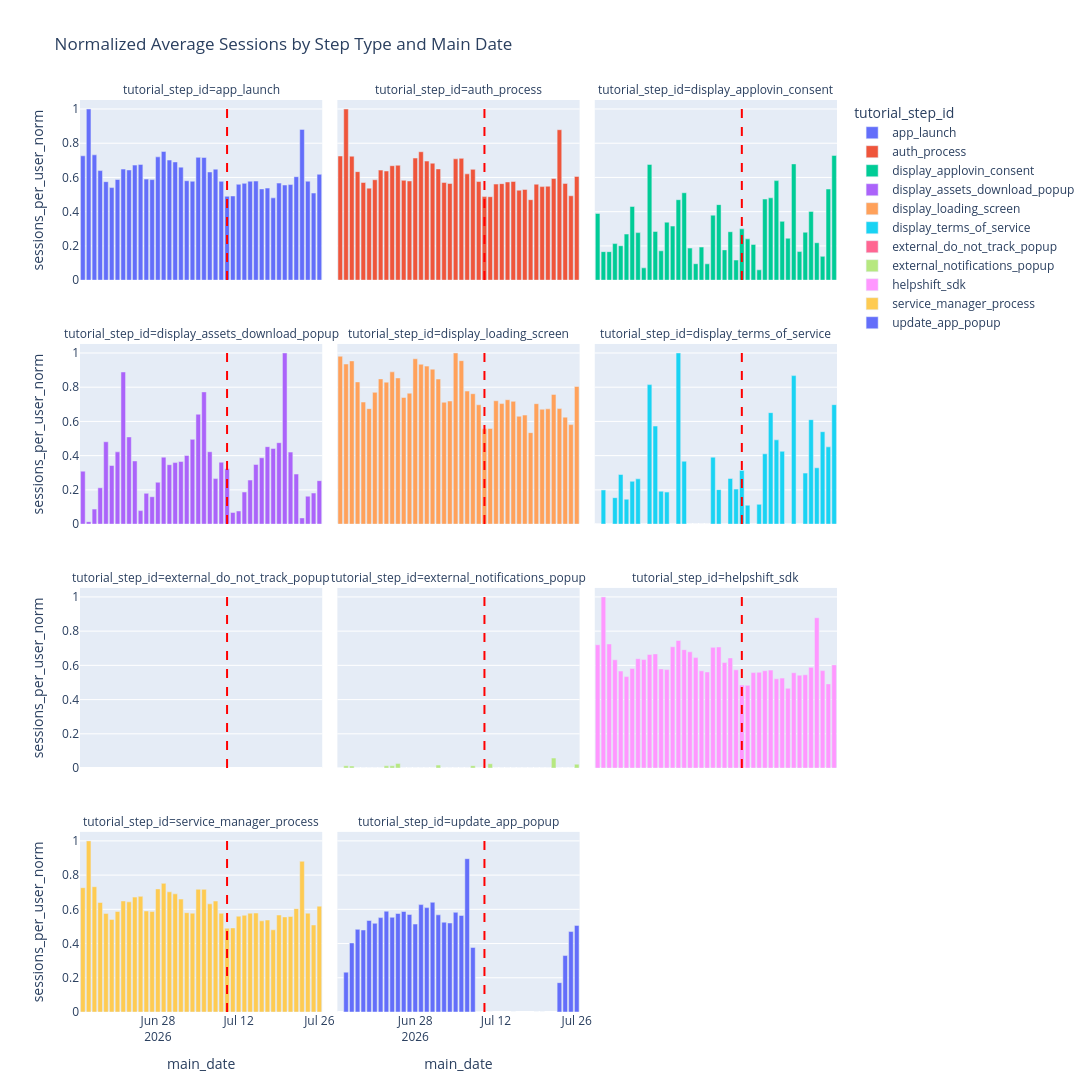

The code cell stored with this chart in its notebook:
### Markdown cell above
## All steps at bootstrap

### Code cell
fig = px.bar(data_bootstrap_agg_cmpt[data_bootstrap_agg_cmpt.platform == 'IOS'], 
              x='main_date', 
              y='sessions_per_user_norm',
              color='tutorial_step_id',
              title='Normalized Average Sessions by Step Type and Main Date',
              facet_col='tutorial_step_id',
              facet_col_wrap=3,
              width=1400,
              height=1200,
              hover_data={'unique_users': True, 'main_date': True, 'tutorial_step_id': True},
)

# draw a vertical line at the date 2026-07-10 to indicate the start of the cohort window
fig.add_vline(x='2026-07-10', line_dash="dash", line_color="red")

fig.show()

### Figure 1 — Plotly figure (JSON) as saved in the notebook; plotly's stock layout.template omitted (floating-point values rounded to 4 significant figures)
{"data": [{"customdata": [[46086, "app_launch"], [47987, "app_launch"], [48604, "app_launch"], [48155, "app_launch"], [47080, "app_launch"], [46064, "app_launch"], [46981, "app_launch"], [47198, "app_launch"], [46962, "app_launch"], [46984, "app_launch"], [46470, "app_launch"], [45431, "app_launch"], [44794, "app_launch"], [45928, "app_launch"], [46455, "app_launch"], [46070, "app_launch"], [45660, "app_launch"], [45220, "app_launch"], [44635, "app_launch"], [43626, "app_launch"], [44850, "app_launch"], [45361, "app_launch"], [45370, "app_launch"], [45311, "app_launch"], [45244, "app_launch"], [44476, "app_launch"], [43662, "app_launch"], [44951, "app_launch"], [45089, "app_launch"], [45093, "app_launch"], [44635, "app_launch"], [44269, "app_launch"], [43412, "app_launch"], [42889, "app_launch"], [43861, "app_launch"], [43757, "app_launch"], [43820, "app_launch"], [43637, "app_launch"], [43176, "app_launch"], [42262, "app_launch"], [41283, "app_launch"], [42276, "app_launch"]], "hovertemplate": "tutorial_step_id=%{customdata[1]}<br>main_date=%{x}<br>sessions_per_user_norm=%{y}<br>unique_users=%{customdata[0]}<extra></extra>", "legendgroup": "app_launch", "marker": {"color": "#636efa", "pattern": {"shape": ""}}, "name": "app_launch", "orientation": "v", "showlegend": true, "textposition": "auto", "type": "bar", "x": ["2026-06-15", "2026-06-16", "2026-06-17", "2026-06-18", "2026-06-19", "2026-06-20", "2026-06-21", "2026-06-22", "2026-06-23", "2026-06-24", "2026-06-25", "2026-06-26", "2026-06-27", "2026-06-28", "2026-06-29", "2026-06-30", "2026-07-01", "2026-07-02", "2026-07-03", "2026-07-04", "2026-07-05", "2026-07-06", "2026-07-07", "2026-07-08", "2026-07-09", "2026-07-10", "2026-07-11", "2026-07-12", "2026-07-13", "2026-07-14", "2026-07-15", "2026-07-16", "2026-07-17", "2026-07-18", "2026-07-19", "2026-07-20", "2026-07-21", "2026-07-22", "2026-07-23", "2026-07-24", "2026-07-25", "2026-07-26"], "xaxis": "x10", "y": [0.7265, 1.0, 0.7321, 0.6401, 0.5754, 0.5408, 0.5879, 0.6489, 0.6436, 0.6721, 0.6762, 0.5903, 0.5873, 0.7203, 0.7521, 0.7016, 0.6907, 0.6603, 0.5808, 0.5778, 0.7176, 0.7168, 0.632, 0.6486, 0.5772, 0.49, 0.4918, 0.5601, 0.5655, 0.5779, 0.579, 0.533, 0.5379, 0.4808, 0.5671, 0.5559, 0.5584, 0.6042, 0.8809, 0.5781, 0.5089, 0.6185], "yaxis": "y10"}, {"customdata": [[46031, "auth_process"], [47891, "auth_process"], [48544, "auth_process"], [48102, "auth_process"], [47024, "auth_process"], [46006, "auth_process"], [46922, "auth_process"], [47145, "auth_process"], [46920, "auth_process"], [46930, "auth_process"], [46425, "auth_process"], [45380, "auth_process"], [44752, "auth_process"], [45874, "auth_process"], [46406, "auth_process"], [46024, "auth_process"], [45602, "auth_process"], [45167, "auth_process"], [44583, "auth_process"], [43573, "auth_process"], [44811, "auth_process"], [45302, "auth_process"], [45319, "auth_process"], [45259, "auth_process"], [45190, "auth_process"], [44414, "auth_process"], [43622, "auth_process"], [44905, "auth_process"], [45036, "auth_process"], [45040, "auth_process"], [44590, "auth_process"], [44209, "auth_process"], [43358, "auth_process"], [42840, "auth_process"], [43809, "auth_process"], [43703, "auth_process"], [43768, "auth_process"], [43581, "auth_process"], [43114, "auth_process"], [42202, "auth_process"], [41230, "auth_process"], [42217, "auth_process"]], "hovertemplate": "tutorial_step_id=%{customdata[1]}<br>main_date=%{x}<br>sessions_per_user_norm=%{y}<br>unique_users=%{customdata[0]}<extra></extra>", "legendgroup": "auth_process", "marker": {"color": "#EF553B", "pattern": {"shape": ""}}, "name": "auth_process", "orientation": "v", "showlegend": true, "textposition": "auto", "type": "bar", "x": ["2026-06-15", "2026-06-16", "2026-06-17", "2026-06-18", "2026-06-19", "2026-06-20", "2026-06-21", "2026-06-22", "2026-06-23", "2026-06-24", "2026-06-25", "2026-06-26", "2026-06-27", "2026-06-28", "2026-06-29", "2026-06-30", "2026-07-01", "2026-07-02", "2026-07-03", "2026-07-04", "2026-07-05", "2026-07-06", "2026-07-07", "2026-07-08", "2026-07-09", "2026-07-10", "2026-07-11", "2026-07-12", "2026-07-13", "2026-07-14", "2026-07-15", "2026-07-16", "2026-07-17", "2026-07-18", "2026-07-19", "2026-07-20", "2026-07-21", "2026-07-22", "2026-07-23", "2026-07-24", "2026-07-25", "2026-07-26"], "xaxis": "x11", "y": [0.7254, 1.0, 0.7242, 0.6339, 0.5705, 0.5376, 0.5866, 0.6429, 0.6377, 0.6686, 0.6713, 0.5832, 0.5794, 0.7133, 0.7504, 0.6957, 0.6832, 0.6498, 0.5708, 0.5646, 0.7089, 0.7116, 0.621, 0.6473, 0.5761, 0.4881, 0.4875, 0.5613, 0.5638, 0.5735, 0.5765, 0.5255, 0.5299, 0.4701, 0.5606, 0.5465, 0.5488, 0.5937, 0.879, 0.5653, 0.493, 0.6061], "yaxis": "y11"}, {"customdata": [[869, "display_applovin_consent"], [814, "display_applovin_consent"], [815, "display_applovin_consent"], [952, "display_applovin_consent"], [1012, "display_applovin_consent"], [1007, "display_applovin_consent"], [1102, "display_applovin_consent"], [976, "display_applovin_consent"], [946, "display_applovin_consent"], [1002, "display_applovin_consent"], [953, "display_applovin_consent"], [791, "display_applovin_consent"], [800, "display_applovin_consent"], [858, "display_applovin_consent"], [865, "display_applovin_consent"], [796, "display_applovin_consent"], [724, "display_applovin_consent"], [707, "display_applovin_consent"], [701, "display_applovin_consent"], [712, "display_applovin_consent"], [714, "display_applovin_consent"], [768, "display_applovin_consent"], [767, "display_applovin_consent"], [958, "display_applovin_consent"], [1155, "display_applovin_consent"], [1131, "display_applovin_consent"], [1124, "display_applovin_consent"], [1298, "display_applovin_consent"], [1128, "display_applovin_consent"], [1144, "display_applovin_consent"], [1127, "display_applovin_consent"], [932, "display_applovin_consent"], [789, "display_applovin_consent"], [830, "display_applovin_consent"], [798, "display_applovin_consent"], [812, "display_applovin_consent"], [726, "display_applovin_consent"], [675, "display_applovin_consent"], [620, "display_applovin_consent"], [488, "display_applovin_consent"], [509, "display_applovin_consent"], [558, "display_applovin_consent"]], "hovertemplate": "tutorial_step_id=%{customdata[1]}<br>main_date=%{x}<br>sessions_per_user_norm=%{y}<br>unique_users=%{customdata[0]}<extra></extra>", "legendgroup": "display_applovin_consent", "marker": {"color": "#00cc96", "pattern": {"shape": ""}}, "name": "display_applovin_consent", "orientation": "v", "showlegend": true, "textposition": "auto", "type": "bar", "x": ["2026-06-15", "2026-06-16", "2026-06-17", "2026-06-18", "2026-06-19", "2026-06-20", "2026-06-21", "2026-06-22", "2026-06-23", "2026-06-24", "2026-06-25", "2026-06-26", "2026-06-27", "2026-06-28", "2026-06-29", "2026-06-30", "2026-07-01", "2026-07-02", "2026-07-03", "2026-07-04", "2026-07-05", "2026-07-06", "2026-07-07", "2026-07-08", "2026-07-09", "2026-07-10", "2026-07-11", "2026-07-12", "2026-07-13", "2026-07-14", "2026-07-15", "2026-07-16", "2026-07-17", "2026-07-18", "2026-07-19", "2026-07-20", "2026-07-21", "2026-07-22", "2026-07-23", "2026-07-24", "2026-07-25", "2026-07-26"], "xaxis": "x12", "y": [0.3898, 0.1665, 0.1663, 0.2135, 0.2008, 0.2691, 0.4304, 0.2777, 0.07162, 0.6761, 0.2844, 0.1713, 0.3387, 0.3159, 0.4699, 0.5107, 0.1872, 0.09583, 0.1933, 0.09515, 0.3796, 0.4411, 0.1767, 0.2829, 0.1173, 0.2995, 0.2411, 0.2088, 0.06006, 0.4738, 0.4809, 0.5815, 0.3435, 0.2449, 0.6792, 0.1669, 0.28, 0.4015, 0.2185, 0.1388, 0.5324, 0.7285], "yaxis": "y12"}, {"customdata": [[3509, "display_assets_download_popup"], [34943, "display_assets_download_popup"], [11372, "display_assets_download_popup"], [5382, "display_assets_download_popup"], [5190, "display_assets_download_popup"], [3975, "display_assets_download_popup"], [3363, "display_assets_download_popup"], [4434, "display_assets_download_popup"], [4340, "display_assets_download_popup"], [4002, "display_assets_download_popup"], [18262, "display_assets_download_popup"], [16868, "display_assets_download_popup"], [8186, "display_assets_download_popup"], [5380, "display_assets_download_popup"], [6985, "display_assets_download_popup"], [4912, "display_assets_download_popup"], [3518, "display_assets_download_popup"], [2965, "display_assets_download_popup"], [2709, "display_assets_download_popup"], [2623, "display_assets_download_popup"], [2695, "display_assets_download_popup"], [5658, "display_assets_download_popup"], [3886, "display_assets_download_popup"], [5686, "display_assets_download_popup"], [4270, "display_assets_download_popup"], [3489, "display_assets_download_popup"], [16925, "display_assets_download_popup"], [17178, "display_assets_download_popup"], [8310, "display_assets_download_popup"], [5035, "display_assets_download_popup"], [3866, "display_assets_download_popup"], [3283, "display_assets_download_popup"], [2949, "display_assets_download_popup"], [2817, "display_assets_download_popup"], [2821, "display_assets_download_popup"], [4270, "display_assets_download_popup"], [3918, "display_assets_download_popup"], [3402, "display_assets_download_popup"], [30117, "display_assets_download_popup"], [11491, "display_assets_download_popup"], [4983, "display_assets_download_popup"], [3796, "display_assets_download_popup"]], "hovertemplate": "tutorial_step_id=%{customdata[1]}<br>main_date=%{x}<br>sessions_per_user_norm=%{y}<br>unique_users=%{customdata[0]}<extra></extra>", "legendgroup": "display_assets_download_popup", "marker": {"color": "#ab63fa", "pattern": {"shape": ""}}, "name": "display_assets_download_popup", "orientation": "v", "showlegend": true, "textposition": "auto", "type": "bar", "x": ["2026-06-15", "2026-06-16", "2026-06-17", "2026-06-18", "2026-06-19", "2026-06-20", "2026-06-21", "2026-06-22", "2026-06-23", "2026-06-24", "2026-06-25", "2026-06-26", "2026-06-27", "2026-06-28", "2026-06-29", "2026-06-30", "2026-07-01", "2026-07-02", "2026-07-03", "2026-07-04", "2026-07-05", "2026-07-06", "2026-07-07", "2026-07-08", "2026-07-09", "2026-07-10", "2026-07-11", "2026-07-12", "2026-07-13", "2026-07-14", "2026-07-15", "2026-07-16", "2026-07-17", "2026-07-18", "2026-07-19", "2026-07-20", "2026-07-21", "2026-07-22", "2026-07-23", "2026-07-24", "2026-07-25", "2026-07-26"], "xaxis": "x7", "y": [0.3092, 0.01428, 0.08753, 0.2123, 0.4811, 0.3423, 0.422, 0.8889, 0.5093, 0.369, 0.07864, 0.1797, 0.1599, 0.2446, 0.3912, 0.347, 0.3594, 0.3656, 0.4008, 0.4951, 0.642, 0.7726, 0.4228, 0.2658, 0.3614, 0.3232, 0.06805, 0.07662, 0.1874, 0.2573, 0.3484, 0.3874, 0.4524, 0.4421, 0.4757, 1.0, 0.4206, 0.2924, 0.03609, 0.1631, 0.1815, 0.2538], "yaxis": "y7"}, {"customdata": [[45139, "display_loading_screen"], [46102, "display_loading_screen"], [46851, "display_loading_screen"], [46756, "display_loading_screen"], [45717, "display_loading_screen"], [44776, "display_loading_screen"], [45762, "display_loading_screen"], [46068, "display_loading_screen"], [45919, "display_loading_screen"], [45917, "display_loading_screen"], [45304, "display_loading_screen"], [43978, "display_loading_screen"], [43515, "display_loading_screen"], [44742, "display_loading_screen"], [45190, "display_loading_screen"], [45004, "display_loading_screen"], [44586, "display_loading_screen"], [44226, "display_loading_screen"], [43663, "display_loading_screen"], [42640, "display_loading_screen"], [43847, "display_loading_screen"], [44490, "display_loading_screen"], [44445, "display_loading_screen"], [44236, "display_loading_screen"], [44211, "display_loading_screen"], [43501, "display_loading_screen"], [42538, "display_loading_screen"], [43588, "display_loading_screen"], [44013, "display_loading_screen"], [44009, "display_loading_screen"], [43626, "display_loading_screen"], [43264, "display_loading_screen"], [42439, "display_loading_screen"], [41962, "display_loading_screen"], [42902, "display_loading_screen"], [42872, "display_loading_screen"], [42960, "display_loading_screen"], [42740, "display_loading_screen"], [41577, "display_loading_screen"], [40683, "display_loading_screen"], [40127, "display_loading_screen"], [41155, "display_loading_screen"]], "hovertemplate": "tutorial_step_id=%{customdata[1]}<br>main_date=%{x}<br>sessions_per_user_norm=%{y}<br>unique_users=%{customdata[0]}<extra></extra>", "legendgroup": "display_loading_screen", "marker": {"color": "#FFA15A", "pattern": {"shape": ""}}, "name": "display_loading_screen", "orientation": "v", "showlegend": true, "textposition": "auto", "type": "bar", "x": ["2026-06-15", "2026-06-16", "2026-06-17", "2026-06-18", "2026-06-19", "2026-06-20", "2026-06-21", "2026-06-22", "2026-06-23", "2026-06-24", "2026-06-25", "2026-06-26", "2026-06-27", "2026-06-28", "2026-06-29", "2026-06-30", "2026-07-01", "2026-07-02", "2026-07-03", "2026-07-04", "2026-07-05", "2026-07-06", "2026-07-07", "2026-07-08", "2026-07-09", "2026-07-10", "2026-07-11", "2026-07-12", "2026-07-13", "2026-07-14", "2026-07-15", "2026-07-16", "2026-07-17", "2026-07-18", "2026-07-19", "2026-07-20", "2026-07-21", "2026-07-22", "2026-07-23", "2026-07-24", "2026-07-25", "2026-07-26"], "xaxis": "x8", "y": [0.9806, 0.9354, 0.9536, 0.8308, 0.7132, 0.6747, 0.7698, 0.8485, 0.8296, 0.8895, 0.854, 0.7399, 0.765, 0.966, 0.934, 0.9232, 0.9054, 0.8476, 0.7119, 0.7192, 1.0, 0.955, 0.7773, 0.7619, 0.6972, 0.5565, 0.5586, 0.7207, 0.7041, 0.7266, 0.7173, 0.6302, 0.637, 0.5344, 0.7036, 0.6711, 0.6735, 0.7579, 0.6749, 0.625, 0.5813, 0.8043], "yaxis": "y8"}, {"customdata": [[318, "display_terms_of_service"], [317, "display_terms_of_service"], [303, "display_terms_of_service"], [409, "display_terms_of_service"], [436, "display_terms_of_service"], [434, "display_terms_of_service"], [505, "display_terms_of_service"], [478, "display_terms_of_service"], [423, "display_terms_of_service"], [465, "display_terms_of_service"], [441, "display_terms_of_service"], [329, "display_terms_of_service"], [338, "display_terms_of_service"], [351, "display_terms_of_service"], [379, "display_terms_of_service"], [344, "display_terms_of_service"], [283, "display_terms_of_service"], [288, "display_terms_of_service"], [298, "display_terms_of_service"], [313, "display_terms_of_service"], [323, "display_terms_of_service"], [314, "display_terms_of_service"], [312, "display_terms_of_service"], [474, "display_terms_of_service"], [618, "display_terms_of_service"], [604, "display_terms_of_service"], [574, "display_terms_of_service"], [710, "display_terms_of_service"], [547, "display_terms_of_service"], [615, "display_terms_of_service"], [582, "display_terms_of_service"], [385, "display_terms_of_service"], [297, "display_terms_of_service"], [313, "display_terms_of_service"], [364, "display_terms_of_service"], [306, "display_terms_of_service"], [212, "display_terms_of_service"], [207, "display_terms_of_service"], [192, "display_terms_of_service"], [117, "display_terms_of_service"], [140, "display_terms_of_service"], [181, "display_terms_of_service"]], "hovertemplate": "tutorial_step_id=%{customdata[1]}<br>main_date=%{x}<br>sessions_per_user_norm=%{y}<br>unique_users=%{customdata[0]}<extra></extra>", "legendgroup": "display_terms_of_service", "marker": {"color": "#19d3f3", "pattern": {"shape": ""}}, "name": "display_terms_of_service", "orientation": "v", "showlegend": true, "textposition": "auto", "type": "bar", "x": ["2026-06-15", "2026-06-16", "2026-06-17", "2026-06-18", "2026-06-19", "2026-06-20", "2026-06-21", "2026-06-22", "2026-06-23", "2026-06-24", "2026-06-25", "2026-06-26", "2026-06-27", "2026-06-28", "2026-06-29", "2026-06-30", "2026-07-01", "2026-07-02", "2026-07-03", "2026-07-04", "2026-07-05", "2026-07-06", "2026-07-07", "2026-07-08", "2026-07-09", "2026-07-10", "2026-07-11", "2026-07-12", "2026-07-13", "2026-07-14", "2026-07-15", "2026-07-16", "2026-07-17", "2026-07-18", "2026-07-19", "2026-07-20", "2026-07-21", "2026-07-22", "2026-07-23", "2026-07-24", "2026-07-25", "2026-07-26"], "xaxis": "x9", "y": [0.0, 0.1993, 0.0, 0.1544, 0.2898, 0.1455, 0.2502, 0.2643, 0.0, 0.8151, 0.5729, 0.192, 0.1869, 0.0, 1.0, 0.3672, 0.0, 0.0, 0.0, 0.0, 0.3911, 0.2012, 0.0, 0.2665, 0.2044, 0.3137, 0.11, 0.0, 0.1155, 0.4108, 0.6512, 0.4922, 0.4254, 0.0, 0.8677, 0.0, 0.298, 0.6103, 0.329, 0.5399, 0.4512, 0.698], "yaxis": "y9"}, {"customdata": [[64, "external_do_not_track_popup"], [49, "external_do_not_track_popup"], [59, "external_do_not_track_popup"], [61, "external_do_not_track_popup"], [86, "external_do_not_track_popup"], [58, "external_do_not_track_popup"], [88, "external_do_not_track_popup"], [84, "external_do_not_track_popup"], [71, "external_do_not_track_popup"], [73, "external_do_not_track_popup"], [68, "external_do_not_track_popup"], [65, "external_do_not_track_popup"], [76, "external_do_not_track_popup"], [69, "external_do_not_track_popup"], [70, "external_do_not_track_popup"], [67, "external_do_not_track_popup"], [49, "external_do_not_track_popup"], [58, "external_do_not_track_popup"], [65, "external_do_not_track_popup"], [54, "external_do_not_track_popup"], [62, "external_do_not_track_popup"], [49, "external_do_not_track_popup"], [79, "external_do_not_track_popup"], [87, "external_do_not_track_popup"], [106, "external_do_not_track_popup"], [97, "external_do_not_track_popup"], [101, "external_do_not_track_popup"], [125, "external_do_not_track_popup"], [87, "external_do_not_track_popup"], [96, "external_do_not_track_popup"], [110, "external_do_not_track_popup"], [81, "external_do_not_track_popup"], [75, "external_do_not_track_popup"], [68, "external_do_not_track_popup"], [75, "external_do_not_track_popup"], [71, "external_do_not_track_popup"], [82, "external_do_not_track_popup"], [82, "external_do_not_track_popup"], [69, "external_do_not_track_popup"], [42, "external_do_not_track_popup"], [33, "external_do_not_track_popup"], [47, "external_do_not_track_popup"]], "hovertemplate": "tutorial_step_id=%{customdata[1]}<br>main_date=%{x}<br>sessions_per_user_norm=%{y}<br>unique_users=%{customdata[0]}<extra></extra>", "legendgroup": "external_do_not_track_popup", "marker": {"color": "#FF6692", "pattern": {"shape": ""}}, "name": "external_do_not_track_popup", "orientation": "v", "showlegend": true, "textposition": "auto", "type": "bar", "x": ["2026-06-15", "2026-06-16", "2026-06-17", "2026-06-18", "2026-06-19", "2026-06-20", "2026-06-21", "2026-06-22", "2026-06-23", "2026-06-24", "2026-06-25", "2026-06-26", "2026-06-27", "2026-06-28", "2026-06-29", "2026-06-30", "2026-07-01", "2026-07-02", "2026-07-03", "2026-07-04", "2026-07-05", "2026-07-06", "2026-07-07", "2026-07-08", "2026-07-09", "2026-07-10", "2026-07-11", "2026-07-12", "2026-07-13", "2026-07-14", "2026-07-15", "2026-07-16", "2026-07-17", "2026-07-18", "2026-07-19", "2026-07-20", "2026-07-21", "2026-07-22", "2026-07-23", "2026-07-24", "2026-07-25", "2026-07-26"], "xaxis": "x4", "y": [NaN, NaN, NaN, NaN, NaN, NaN, NaN, NaN, NaN, NaN, NaN, NaN, NaN, NaN, NaN, NaN, NaN, NaN, NaN, NaN, NaN, NaN, NaN, NaN, NaN, NaN, NaN, NaN, NaN, NaN, NaN, NaN, NaN, NaN, NaN, NaN, NaN, NaN, NaN, NaN, NaN, NaN], "yaxis": "y4"}, {"customdata": [[1118, "external_notifications_popup"], [1237, "external_notifications_popup"], [1409, "external_notifications_popup"], [1441, "external_notifications_popup"], [1378, "external_notifications_popup"], [1409, "external_notifications_popup"], [1490, "external_notifications_popup"], [1309, "external_notifications_popup"], [1279, "external_notifications_popup"], [1291, "external_notifications_popup"], [1275, "external_notifications_popup"], [1058, "external_notifications_popup"], [1101, "external_notifications_popup"], [1213, "external_notifications_popup"], [1182, "external_notifications_popup"], [1054, "external_notifications_popup"], [973, "external_notifications_popup"], [963, "external_notifications_popup"], [949, "external_notifications_popup"], [1019, "external_notifications_popup"], [1026, "external_notifications_popup"], [1001, "external_notifications_popup"], [1022, "external_notifications_popup"], [1194, "external_notifications_popup"], [1376, "external_notifications_popup"], [1312, "external_notifications_popup"], [1337, "external_notifications_popup"], [1526, "external_notifications_popup"], [1337, "external_notifications_popup"], [1321, "external_notifications_popup"], [1328, "external_notifications_popup"], [1130, "external_notifications_popup"], [1015, "external_notifications_popup"], [1034, "external_notifications_popup"], [1049, "external_notifications_popup"], [1006, "external_notifications_popup"], [916, "external_notifications_popup"], [856, "external_notifications_popup"], [788, "external_notifications_popup"], [646, "external_notifications_popup"], [671, "external_notifications_popup"], [736, "external_notifications_popup"]], "hovertemplate": "tutorial_step_id=%{customdata[1]}<br>main_date=%{x}<br>sessions_per_user_norm=%{y}<br>unique_users=%{customdata[0]}<extra></extra>", "legendgroup": "external_notifications_popup", "marker": {"color": "#B6E880", "pattern": {"shape": ""}}, "name": "external_notifications_popup", "orientation": "v", "showlegend": true, "textposition": "auto", "type": "bar", "x": ["2026-06-15", "2026-06-16", "2026-06-17", "2026-06-18", "2026-06-19", "2026-06-20", "2026-06-21", "2026-06-22", "2026-06-23", "2026-06-24", "2026-06-25", "2026-06-26", "2026-06-27", "2026-06-28", "2026-06-29", "2026-06-30", "2026-07-01", "2026-07-02", "2026-07-03", "2026-07-04", "2026-07-05", "2026-07-06", "2026-07-07", "2026-07-08", "2026-07-09", "2026-07-10", "2026-07-11", "2026-07-12", "2026-07-13", "2026-07-14", "2026-07-15", "2026-07-16", "2026-07-17", "2026-07-18", "2026-07-19", "2026-07-20", "2026-07-21", "2026-07-22", "2026-07-23", "2026-07-24", "2026-07-25", "2026-07-26"], "xaxis": "x5", "y": [0.0, 0.0135, 0.01185, 0.0, 0.0, 0.0, 0.0, 0.0, 0.01305, 0.01293, 0.02619, 0.0, 0.0, 0.0, 0.0, 0.0, 0.0, 0.01734, 0.0, 0.0, 0.0, 0.0, 0.0, 0.01398, 0.0, 0.0, 0.02497, 0.0, 0.0, 0.0, 0.0, 0.0, 0.0, 0.0, 0.0, 0.0, 0.0, 0.05851, 0.0, 0.0, 0.0, 0.02268], "yaxis": "y5"}, {"customdata": [[45965, "helpshift_sdk"], [47737, "helpshift_sdk"], [48415, "helpshift_sdk"], [47997, "helpshift_sdk"], [46953, "helpshift_sdk"], [45914, "helpshift_sdk"], [46859, "helpshift_sdk"], [47072, "helpshift_sdk"], [46844, "helpshift_sdk"], [46861, "helpshift_sdk"], [46356, "helpshift_sdk"], [45299, "helpshift_sdk"], [44693, "helpshift_sdk"], [45802, "helpshift_sdk"], [46348, "helpshift_sdk"], [45960, "helpshift_sdk"], [45525, "helpshift_sdk"], [45103, "helpshift_sdk"], [44501, "helpshift_sdk"], [43500, "helpshift_sdk"], [44728, "helpshift_sdk"], [45228, "helpshift_sdk"], [45256, "helpshift_sdk"], [45169, "helpshift_sdk"], [45089, "helpshift_sdk"], [44337, "helpshift_sdk"], [43558, "helpshift_sdk"], [44829, "helpshift_sdk"], [44977, "helpshift_sdk"], [44983, "helpshift_sdk"], [44525, "helpshift_sdk"], [44143, "helpshift_sdk"], [43298, "helpshift_sdk"], [42777, "helpshift_sdk"], [43736, "helpshift_sdk"], [43639, "helpshift_sdk"], [43701, "helpshift_sdk"], [43537, "helpshift_sdk"], [42946, "helpshift_sdk"], [42056, "helpshift_sdk"], [41141, "helpshift_sdk"], [42147, "helpshift_sdk"]], "hovertemplate": "tutorial_step_id=%{customdata[1]}<br>main_date=%{x}<br>sessions_per_user_norm=%{y}<br>unique_users=%{customdata[0]}<extra></extra>", "legendgroup": "helpshift_sdk", "marker": {"color": "#FF97FF", "pattern": {"shape": ""}}, "name": "helpshift_sdk", "orientation": "v", "showlegend": true, "textposition": "auto", "type": "bar", "x": ["2026-06-15", "2026-06-16", "2026-06-17", "2026-06-18", "2026-06-19", "2026-06-20", "2026-06-21", "2026-06-22", "2026-06-23", "2026-06-24", "2026-06-25", "2026-06-26", "2026-06-27", "2026-06-28", "2026-06-29", "2026-06-30", "2026-07-01", "2026-07-02", "2026-07-03", "2026-07-04", "2026-07-05", "2026-07-06", "2026-07-07", "2026-07-08", "2026-07-09", "2026-07-10", "2026-07-11", "2026-07-12", "2026-07-13", "2026-07-14", "2026-07-15", "2026-07-16", "2026-07-17", "2026-07-18", "2026-07-19", "2026-07-20", "2026-07-21", "2026-07-22", "2026-07-23", "2026-07-24", "2026-07-25", "2026-07-26"], "xaxis": "x6", "y": [0.7206, 1.0, 0.725, 0.6326, 0.5667, 0.5343, 0.5822, 0.6391, 0.6339, 0.6639, 0.6669, 0.5793, 0.5752, 0.7088, 0.7456, 0.6918, 0.6793, 0.6454, 0.5681, 0.5613, 0.7053, 0.7075, 0.6169, 0.6436, 0.574, 0.485, 0.4833, 0.5579, 0.5599, 0.5686, 0.5723, 0.5214, 0.5256, 0.466, 0.5569, 0.543, 0.545, 0.5884, 0.8783, 0.5693, 0.4918, 0.6028], "yaxis": "y6"}, {"customdata": [[46083, "service_manager_process"], [47979, "service_manager_process"], [48603, "service_manager_process"], [48154, "service_manager_process"], [47074, "service_manager_process"], [46059, "service_manager_process"], [46981, "service_manager_process"], [47192, "service_manager_process"], [46957, "service_manager_process"], [46981, "service_manager_process"], [46471, "service_manager_process"], [45425, "service_manager_process"], [44794, "service_manager_process"], [45923, "service_manager_process"], [46456, "service_manager_process"], [46063, "service_manager_process"], [45657, "service_manager_process"], [45216, "service_manager_process"], [44633, "service_manager_process"], [43624, "service_manager_process"], [44850, "service_manager_process"], [45357, "service_manager_process"], [45364, "service_manager_process"], [45308, "service_manager_process"], [45244, "service_manager_process"], [44474, "service_manager_process"], [43660, "service_manager_process"], [44949, "service_manager_process"], [45088, "service_manager_process"], [45092, "service_manager_process"], [44633, "service_manager_process"], [44266, "service_manager_process"], [43409, "service_manager_process"], [42887, "service_manager_process"], [43859, "service_manager_process"], [43753, "service_manager_process"], [43818, "service_manager_process"], [43635, "service_manager_process"], [43171, "service_manager_process"], [42260, "service_manager_process"], [41281, "service_manager_process"], [42270, "service_manager_process"]], "hovertemplate": "tutorial_step_id=%{customdata[1]}<br>main_date=%{x}<br>sessions_per_user_norm=%{y}<br>unique_users=%{customdata[0]}<extra></extra>", "legendgroup": "service_manager_process", "marker": {"color": "#FECB52", "pattern": {"shape": ""}}, "name": "service_manager_process", "orientation": "v", "showlegend": true, "textposition": "auto", "type": "bar", "x": ["2026-06-15", "2026-06-16", "2026-06-17", "2026-06-18", "2026-06-19", "2026-06-20", "2026-06-21", "2026-06-22", "2026-06-23", "2026-06-24", "2026-06-25", "2026-06-26", "2026-06-27", "2026-06-28", "2026-06-29", "2026-06-30", "2026-07-01", "2026-07-02", "2026-07-03", "2026-07-04", "2026-07-05", "2026-07-06", "2026-07-07", "2026-07-08", "2026-07-09", "2026-07-10", "2026-07-11", "2026-07-12", "2026-07-13", "2026-07-14", "2026-07-15", "2026-07-16", "2026-07-17", "2026-07-18", "2026-07-19", "2026-07-20", "2026-07-21", "2026-07-22", "2026-07-23", "2026-07-24", "2026-07-25", "2026-07-26"], "xaxis": "x", "y": [0.7264, 1.0, 0.7322, 0.6399, 0.5754, 0.541, 0.5877, 0.6489, 0.6437, 0.6716, 0.6758, 0.5902, 0.5869, 0.7195, 0.7518, 0.7022, 0.6904, 0.6601, 0.5804, 0.5775, 0.7173, 0.7167, 0.632, 0.6483, 0.5768, 0.4898, 0.4914, 0.5598, 0.5652, 0.5774, 0.5785, 0.5327, 0.5376, 0.4804, 0.5668, 0.5556, 0.5583, 0.6038, 0.8808, 0.5778, 0.5085, 0.6186], "yaxis": "y"}, {"customdata": [[1647, "update_app_popup"], [861, "update_app_popup"], [479, "update_app_popup"], [384, "update_app_popup"], [324, "update_app_popup"], [317, "update_app_popup"], [284, "update_app_popup"], [253, "update_app_popup"], [238, "update_app_popup"], [209, "update_app_popup"], [193, "update_app_popup"], [187, "update_app_popup"], [200, "update_app_popup"], [172, "update_app_popup"], [156, "update_app_popup"], [140, "update_app_popup"], [151, "update_app_popup"], [136, "update_app_popup"], [132, "update_app_popup"], [121, "update_app_popup"], [117, "update_app_popup"], [121, "update_app_popup"], [47, "update_app_popup"], [5, "update_app_popup"], [4, "update_app_popup"], [2, "update_app_popup"], [5, "update_app_popup"], [2, "update_app_popup"], [1391, "update_app_popup"], [907, "update_app_popup"], [487, "update_app_popup"], [415, "update_app_popup"]], "hovertemplate": "tutorial_step_id=%{customdata[1]}<br>main_date=%{x}<br>sessions_per_user_norm=%{y}<br>unique_users=%{customdata[0]}<extra></extra>", "legendgroup": "update_app_popup", "marker": {"color": "#636efa", "pattern": {"shape": ""}}, "name": "update_app_popup", "orientation": "v", "showlegend": true, "textposition": "auto", "type": "bar", "x": ["2026-06-16", "2026-06-17", "2026-06-18", "2026-06-19", "2026-06-20", "2026-06-21", "2026-06-22", "2026-06-23", "2026-06-24", "2026-06-25", "2026-06-26", "2026-06-27", "2026-06-28", "2026-06-29", "2026-06-30", "2026-07-01", "2026-07-02", "2026-07-03", "2026-07-04", "2026-07-05", "2026-07-06", "2026-07-07", "2026-07-08", "2026-07-09", "2026-07-11", "2026-07-15", "2026-07-19", "2026-07-20", "2026-07-23", "2026-07-24", "2026-07-25", "2026-07-26"], "xaxis": "x2", "y": [0.2328, 0.4035, 0.4831, 0.4793, 0.5348, 0.5183, 0.5516, 0.5891, 0.5536, 0.5756, 0.5873, 0.5701, 0.514, 0.6277, 0.61, 0.6413, 0.5678, 0.5248, 0.5203, 0.5825, 0.564, 0.8959, 0.3773, 0.0, 0.0, 0.0, 0.0, 0.0, 0.1715, 0.3299, 0.4701, 0.5062], "yaxis": "y2"}], "layout": {"annotations": [{"showarrow": false, "text": "tutorial_step_id=service_manager_process", "x": 0.16, "xanchor": "center", "xref": "paper", "y": 0.1975, "yanchor": "bottom", "yref": "paper"}, {"showarrow": false, "text": "tutorial_step_id=update_app_popup", "x": 0.5, "xanchor": "center", "xref": "paper", "y": 0.1975, "yanchor": "bottom", "yref": "paper"}, {"showarrow": false, "text": "tutorial_step_id=external_do_not_track_popup", "x": 0.16, "xanchor": "center", "xref": "paper", "y": 0.465, "yanchor": "bottom", "yref": "paper"}, {"showarrow": false, "text": "tutorial_step_id=external_notifications_popup", "x": 0.5, "xanchor": "center", "xref": "paper", "y": 0.465, "yanchor": "bottom", "yref": "paper"}, {"showarrow": false, "text": "tutorial_step_id=helpshift_sdk", "x": 0.84, "xanchor": "center", "xref": "paper", "y": 0.465, "yanchor": "bottom", "yref": "paper"}, {"showarrow": false, "text": "tutorial_step_id=display_assets_download_popup", "x": 0.16, "xanchor": "center", "xref": "paper", "y": 0.7325, "yanchor": "bottom", "yref": "paper"}, {"showarrow": false, "text": "tutorial_step_id=display_loading_screen", "x": 0.5, "xanchor": "center", "xref": "paper", "y": 0.7325, "yanchor": "bottom", "yref": "paper"}, {"showarrow": false, "text": "tutorial_step_id=display_terms_of_service", "x": 0.84, "xanchor": "center", "xref": "paper", "y": 0.7325, "yanchor": "bottom", "yref": "paper"}, {"showarrow": false, "text": "tutorial_step_id=app_launch", "x": 0.16, "xanchor": "center", "xref": "paper", "y": 1, "yanchor": "bottom", "yref": "paper"}, {"showarrow": false, "text": "tutorial_step_id=auth_process", "x": 0.5, "xanchor": "center", "xref": "paper", "y": 1, "yanchor": "bottom", "yref": "paper"}, {"showarrow": false, "text": "tutorial_step_id=display_applovin_consent", "x": 0.84, "xanchor": "center", "xref": "paper", "y": 1, "yanchor": "bottom", "yref": "paper"}], "barmode": "relative", "height": 1200, "legend": {"title": {"text": "tutorial_step_id"}, "tracegroupgap": 0}, "shapes": [{"line": {"color": "red", "dash": "dash"}, "type": "line", "x0": "2026-07-10", "x1": "2026-07-10", "xref": "x", "y0": 0, "y1": 1, "yref": "y domain"}, {"line": {"color": "red", "dash": "dash"}, "type": "line", "x0": "2026-07-10", "x1": "2026-07-10", "xref": "x2", "y0": 0, "y1": 1, "yref": "y2 domain"}, {"line": {"color": "red", "dash": "dash"}, "type": "line", "x0": "2026-07-10", "x1": "2026-07-10", "xref": "x4", "y0": 0, "y1": 1, "yref": "y4 domain"}, {"line": {"color": "red", "dash": "dash"}, "type": "line", "x0": "2026-07-10", "x1": "2026-07-10", "xref": "x5", "y0": 0, "y1": 1, "yref": "y5 domain"}, {"line": {"color": "red", "dash": "dash"}, "type": "line", "x0": "2026-07-10", "x1": "2026-07-10", "xref": "x6", "y0": 0, "y1": 1, "yref": "y6 domain"}, {"line": {"color": "red", "dash": "dash"}, "type": "line", "x0": "2026-07-10", "x1": "2026-07-10", "xref": "x7", "y0": 0, "y1": 1, "yref": "y7 domain"}, {"line": {"color": "red", "dash": "dash"}, "type": "line", "x0": "2026-07-10", "x1": "2026-07-10", "xref": "x8", "y0": 0, "y1": 1, "yref": "y8 domain"}, {"line": {"color": "red", "dash": "dash"}, "type": "line", "x0": "2026-07-10", "x1": "2026-07-10", "xref": "x9", "y0": 0, "y1": 1, "yref": "y9 domain"}, {"line": {"color": "red", "dash": "dash"}, "type": "line", "x0": "2026-07-10", "x1": "2026-07-10", "xref": "x10", "y0": 0, "y1": 1, "yref": "y10 domain"}, {"line": {"color": "red", "dash": "dash"}, "type": "line", "x0": "2026-07-10", "x1": "2026-07-10", "xref": "x11", "y0": 0, "y1": 1, "yref": "y11 domain"}, {"line": {"color": "red", "dash": "dash"}, "type": "line", "x0": "2026-07-10", "x1": "2026-07-10", "xref": "x12", "y0": 0, "y1": 1, "yref": "y12 domain"}], "title": {"text": "Normalized Average Sessions by Step Type and Main Date"}, "width": 1400, "xaxis": {"anchor": "y", "domain": [0, 0.32], "title": {"text": "main_date"}}, "xaxis10": {"anchor": "y10", "domain": [0, 0.32], "matches": "x", "showticklabels": false}, "xaxis11": {"anchor": "y11", "domain": [0.34, 0.66], "matches": "x", "showticklabels": false}, "xaxis12": {"anchor": "y12", "domain": [0.68, 1.0], "matches": "x", "showticklabels": false}, "xaxis2": {"anchor": "y2", "domain": [0.34, 0.66], "matches": "x", "title": {"text": "main_date"}}, "xaxis3": {"anchor": "y3", "domain": [0.68, 1.0], "matches": "x", "title": {"text": "main_date"}}, "xaxis4": {"anchor": "y4", "domain": [0, 0.32], "matches": "x", "showticklabels": false}, "xaxis5": {"anchor": "y5", "domain": [0.34, 0.66], "matches": "x", "showticklabels": false}, "xaxis6": {"anchor": "y6", "domain": [0.68, 1.0], "matches": "x", "showticklabels": false}, "xaxis7": {"anchor": "y7", "domain": [0, 0.32], "matches": "x", "showticklabels": false}, "xaxis8": {"anchor": "y8", "domain": [0.34, 0.66], "matches": "x", "showticklabels": false}, "xaxis9": {"anchor": "y9", "domain": [0.68, 1.0], "matches": "x", "showticklabels": false}, "yaxis": {"anchor": "x", "domain": [0, 0.1975], "title": {"text": "sessions_per_user_norm"}}, "yaxis10": {"anchor": "x10", "domain": [0.8025, 1], "matches": "y", "title": {"text": "sessions_per_user_norm"}}, "yaxis11": {"anchor": "x11", "domain": [0.8025, 1], "matches": "y", "showticklabels": false}, "yaxis12": {"anchor": "x12", "domain": [0.8025, 1], "matches": "y", "showticklabels": false}, "yaxis2": {"anchor": "x2", "domain": [0, 0.1975], "matches": "y", "showticklabels": false}, "yaxis3": {"anchor": "x3", "domain": [0, 0.1975], "matches": "y", "showticklabels": false}, "yaxis4": {"anchor": "x4", "domain": [0.2675, 0.465], "matches": "y", "title": {"text": "sessions_per_user_norm"}}, "yaxis5": {"anchor": "x5", "domain": [0.2675, 0.465], "matches": "y", "showticklabels": false}, "yaxis6": {"anchor": "x6", "domain": [0.2675, 0.465], "matches": "y", "showticklabels": false}, "yaxis7": {"anchor": "x7", "domain": [0.535, 0.7325], "matches": "y", "title": {"text": "sessions_per_user_norm"}}, "yaxis8": {"anchor": "x8", "domain": [0.535, 0.7325], "matches": "y", "showticklabels": false}, "yaxis9": {"anchor": "x9", "domain": [0.535, 0.7325], "matches": "y", "showticklabels": false}}}
